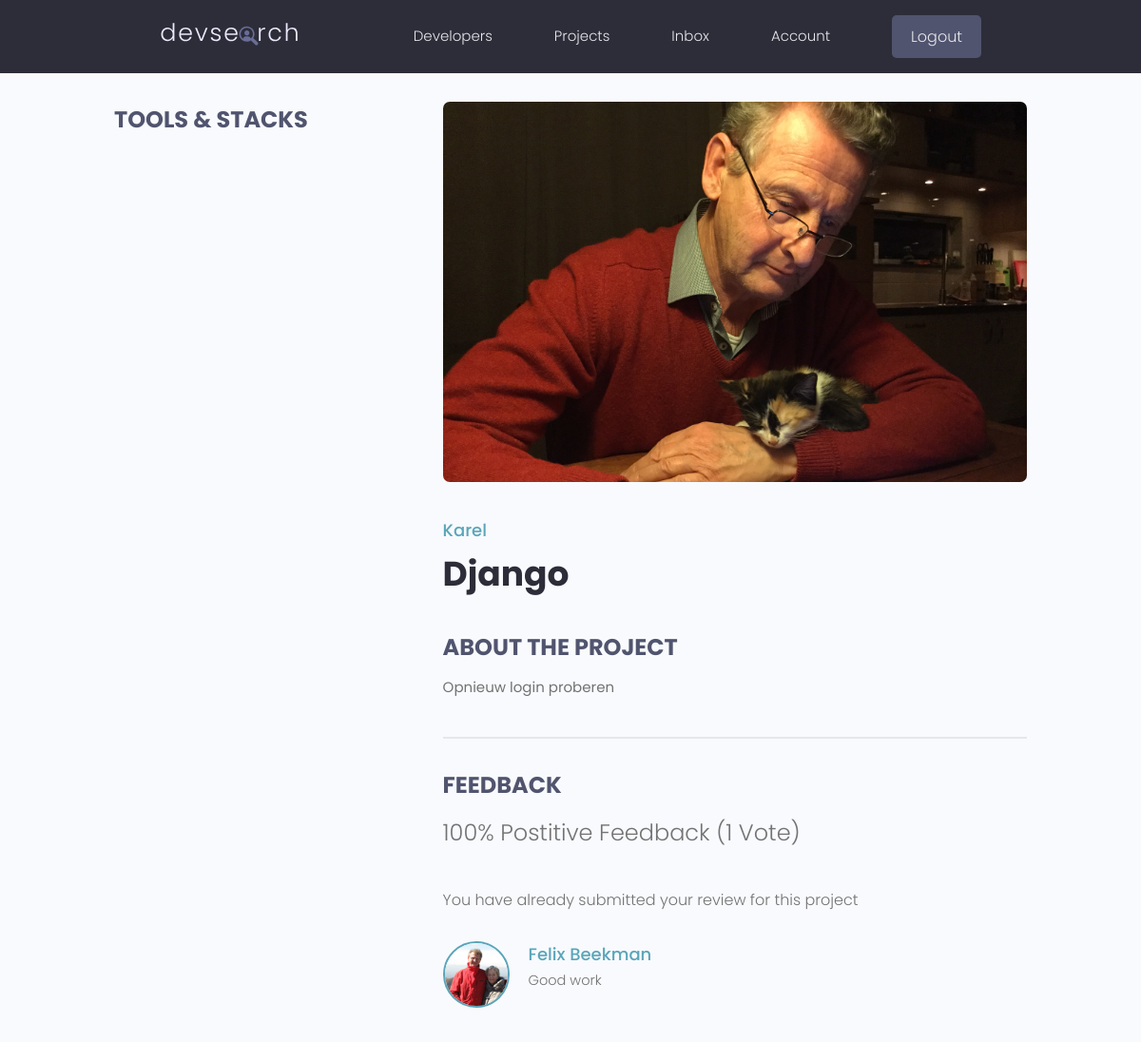
/projects/project/e5544357465949afbd5a9e298cf0e8f0/ (signed in), run on the app's committed database.
### projects/models.py (models this page shows, shortened)
class Project(models.Model):
	owner = models.ForeignKey(Profile, null=True, blank=True, on_delete=models.SET_NULL)
	title = models.CharField(max_length=200)
	description = models.TextField(null=True, blank=True)
	featured_image = models.ImageField(null=True, blank=True, default="default.jpg")
	demo_link = models.CharField(max_length=2000, null=True, blank=True)
	source_link = models.CharField(max_length=2000, null=True, blank=True)
	tags = models.ManyToManyField('Tag', blank=True)
	vote_total = models.IntegerField(default=0, null=True, blank=True)
	vote_ratio = models.IntegerField(default=0, null=True, blank=True)
	created = models.DateTimeField(auto_now_add=True)
	id = models.UUIDField(default=uuid.uuid4, unique=True, primary_key=True, editable=False)
	class Meta:
		ordering = ['-vote_ratio', '-vote_total', 'title']
	@property
	def reviewers(self):
		queryset = self.review_set.all().values_list('owner__id', flat=True)
		return queryset

class Review(models.Model):
	VOTE_TYPE = (
		('up', 'Up Vote'),
		('down', 'Down Vote'),
	)
	owner = models.ForeignKey(Profile, on_delete=models.CASCADE, null=True)
	project = models.ForeignKey(Project, on_delete=models.CASCADE)
	body = models.TextField(null=True, blank=True)
	value = models.CharField(max_length=200, choices=VOTE_TYPE)
	created = models.DateTimeField(auto_now_add=True)
	id = models.UUIDField(default=uuid.uuid4, unique=True,
						primary_key=True, editable=False)
	class Meta:
		unique_together = [['owner', 'project']]

### users/models.py (models this page shows, shortened)
class Profile(models.Model):
	user = models.OneToOneField(User, on_delete=models.CASCADE, null=True, blank=True)
	name = models.CharField(max_length=200, blank=True, null=True)
	email = models.EmailField(max_length=500, blank=True, null=True)
	username = models.CharField(max_length=200, blank=True, null=True)
	location = models.CharField(max_length=200, blank=True, null=True)
	short_intro = models.CharField(max_length=500, blank=True, null=True)
	bio = models.TextField(blank=True, null=True)
	profile_image = models.ImageField(null=True, blank=True, upload_to='profiles/', default="profiles/user-default.png")
	social_github = models.CharField(max_length=200, blank=True, null=True)
	social_twitter = models.CharField(max_length=200, blank=True, null=True)
	social_linkedin = models.CharField(max_length=200, blank=True, null=True)
	social_youtube = models.CharField(max_length=200, blank=True, null=True)
	social_website = models.CharField(max_length=200, blank=True, null=True)
	created = models.DateTimeField(auto_now_add=True)
	id = models.UUIDField(default=uuid.uuid4, unique=True, primary_key=True, editable=False)

### projects/views.py (the view, shortened to what this page needs)
# urls.py: path('project/<str:pk>/', views.project, name='project'),
def project(request,pk):
	projectObj = Project.objects.get(id=pk)
	form = ReviewForm()
	return render(request, 'projects/single-project.html', {'project': projectObj, 'form':form})

### projects/templates/projects/single-project.html (shortened to what this page needs)
{% extends 'main.html' %}
{% block content %}
<main class="singleProject my-md">
	<div class="container">
		<div class="layout">
			<div class="column column--1of3">
				<h3 class="singleProject__subtitle">Tools & Stacks</h3>
			</div>
			<div class="column column--2of3">
				<img class="singleProject__preview" src="{{ project.featured_image.url }}" alt="portfolio thumbnail" />
				<a href="profile.html" class="singleProject__developer">{{project.owner.name}}</a>
				<h2 class="singleProject__title">{{project.title}}</h2>
				<h3 class="singleProject__subtitle">About the Project</h3>
				<div class="singleProject__info">
					{{project.description}}
				</div>
				<div class="comments">
					<h3 class="singleProject__subtitle">Feedback</h3>
					<h5 class="project--rating">
						{{project.vote_ratio}}% Postitive Feedback ({{project.vote_total}} Vote{{project.vote_total|pluralize:"s"}})
					</h5>
					{% if request.user.profile.id in project.reviewers %}
					<p>You have already submitted your review for this project</p>
					{% elif request.user.profile == project.owner %}
					<p>You cannot review your own work</p>
					{% else %}
						<a href="{% url 'login' %}?next={{request.path}}">Please login to leave a review</a>
					{% endif %}
					<div class="commentList">
						{% for review in project.review_set.all %}
						{% if review.body %}
						<div class="comment">
							<a href="{% url 'user-profile' review.owner.id %}">
								<img class="avatar avatar--md"
								src="{{review.owner.profile_image.url}}" alt="user" />
							</a>
							<div class="comment__details">
								<a href="{% url 'user-profile' review.owner.id %}" class="comment__author">{{review.owner.name}}</a>
								<p class="comment__info">{{review.body|linebreaksbr}}</p>
							</div>
						</div>
						{% endif %}
						{% endfor %}
					</div>
				</div>
			</div>
		</div>
	</div>
</main>
{% endblock content %}

### static/styles/app.css (style rules this page uses)
:root { --color-sub: #2d2d39; }
img { width: 100%; }
.singleProject .column--1of3 { order: 2; }
@media screen and (min-width: 1081px) { .singleProject .column--1of3 { order: 1; } }
@media screen and (min-width: 1081px) { .singleProject .column--2of3 { order: 2; } }
.singleProject__preview { height: 50vh; object-fit: cover; object-position: top center; margin-bottom: 3rem; border-radius: 0.7rem; }
.singleProject__developer { font-size: 1.8rem; font-weight: 500; }
.singleProject__title { font-size: 3.6rem; font-weight: 700; color: var(--color-sub); margin-bottom: 3rem; }
.project--rating { margin-bottom: 1.6em; margin-top: .5em; }
.singleProject__subtitle { text-transform: uppercase; font-size: 2.4rem; font-weight: 700; color: var(--color-sub-light); margin-bottom: 1rem; }
.comments { margin-top: 4rem; padding-top: 3rem; border-top: 2px solid var(--color-light); }
.commentList { margin: 3rem 0; }
.comment { display: flex; gap: 2rem; }
.comment__author { font-size: 1.8rem; }
.comment__info { font-size: 1.45rem; }

### static/uikit/styles/modules/_variables.css (style rules this page uses)
:root { --color-main: #5aa5b9; --color-main-light: #e6faff; --color-sub: #3f4156; --color-sub-light: #51546e; --color-sub-lighter: #ededfd; --color-text: #737373; --color-gray: #8b8b8b; --color-light: #e5e7eb; --color-light-gray: #767676; --color-bg: #f8fafd; --color-white: #fffefd; --color-white-light: #f3f3f3; --color-success: #359e64; --color-success-bg: #def8e8; --color-error: #fc4b0b; --color-error-bg: #fff2ee; --font-base: 'Poppins', arial, helvetica, 'Segoe UI', roboto, ubuntu, sans-serif; --font-monospace: 'Fira Code', 'Courier New', courier, monospace; --font-regular: 300; --font-medium: 500; --font-bold: 700; --generic-shadow: 1px 1px 5px #00000010; --generic-transition: all 0.3s ease-in-out; }

### static/uikit/styles/modules/_base.css (style rules this page uses)
* { margin: 0; padding: 0; box-sizing: border-box; text-rendering: optimizeLegibility; color: inherit; font-size: inherit; }
html { font-size: 50%; }
@media only screen and (min-width: 480px) { html { font-size: 56.25%; } }
@media only screen and (min-width: 1200px) { html { font-size: 62.5%; } }
body { line-height: 1.6; font-weight: 400; font-size: 1.5rem; color: var(--color-text); background-color: var(--color-bg); min-height: 100vh; }

### static/uikit/styles/modules/_typography.css (style rules this page uses)
* { font-family: var(--font-base); }
h2 { font-size: 3.6rem; font-weight: var(--font-bold); }
h3 { font-size: 3.2rem; font-weight: var(--font-medium); }
h5 { font-size: 2.4rem; font-weight: var(--font-medium); }
h5, h6 { font-weight: var(--font-regular); }
p, span, strong { font-size: 1.6rem; color: var(--color-text); font-weight: var(--font-regular); }
a { padding-bottom: 2px; text-decoration: none; display: inline-block; color: var(--color-main); font-weight: var(--font-medium); }

### static/uikit/styles/modules/_utilities.css (style rules this page uses)
.container { width: 92%; max-width: 165rem; margin: 0 auto; box-sizing: border-box; }
@media screen and (min-width: 1000px) { .container { width: 90%; } }
@media screen and (min-width: 1200px) { .container { width: 80%; } }
.my-md { margin: 3rem auto; }

### static/uikit/styles/modules/_avatar.css (style rules this page uses)
.avatar { border-radius: 50%; border: 2px solid var(--color-main); object-fit: cover; }
.avatar--md { height: 7rem; width: 7rem; }

### static/uikit/styles/modules/_layout.css (style rules this page uses)
.layout { display: flex; flex-flow: row wrap; justify-content: space-between; }
.layout > .column { margin-bottom: 3rem; }
.layout > .column.column--1of3 { flex-basis: 30%; }
.layout > .column.column--2of3 { flex-basis: 64%; }

### data on the page
Project: featured_image (picture), owner.name "Karel", title "Django", description "Opnieuw login proberen", vote_ratio "100", vote_total "1"
Review: owner.profile_image (picture), owner.name "Felix Beekman", body "Good work"
